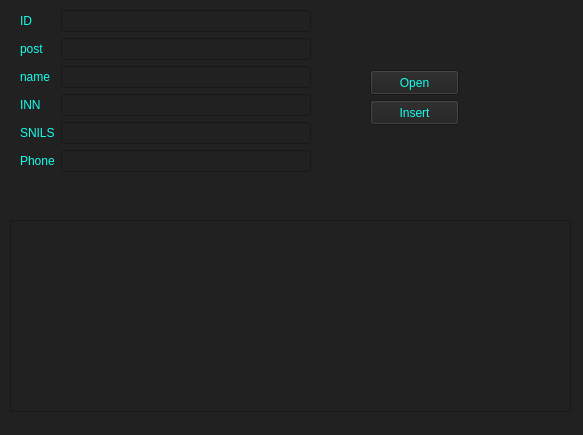
<?xml version="1.0" encoding="UTF-8"?>
<ui version="4.0">
 <class>Form</class>
 <widget class="QWidget" name="Form">
  <property name="geometry">
   <rect>
    <x>0</x>
    <y>0</y>
    <width>583</width>
    <height>435</height>
   </rect>
  </property>
  <property name="windowTitle">
   <string>Form</string>
  </property>
  <property name="styleSheet">
   <string notr="true">background-color: rgb(33, 33, 33)</string>
  </property>
  <widget class="QTableWidget" name="twStaffs">
   <property name="geometry">
    <rect>
     <x>10</x>
     <y>220</y>
     <width>561</width>
     <height>192</height>
    </rect>
   </property>
   <property name="styleSheet">
    <string notr="true">color: rgb(20, 255, 236)</string>
   </property>
  </widget>
  <widget class="QPushButton" name="pushButton">
   <property name="geometry">
    <rect>
     <x>370</x>
     <y>70</y>
     <width>89</width>
     <height>25</height>
    </rect>
   </property>
   <property name="styleSheet">
    <string notr="true">color: rgb(20, 255, 236)</string>
   </property>
   <property name="text">
    <string>Open</string>
   </property>
  </widget>
  <widget class="QPushButton" name="pushButton_2">
   <property name="geometry">
    <rect>
     <x>370</x>
     <y>100</y>
     <width>89</width>
     <height>25</height>
    </rect>
   </property>
   <property name="styleSheet">
    <string notr="true">color: rgb(20, 255, 236)</string>
   </property>
   <property name="text">
    <string>Insert</string>
   </property>
  </widget>
  <widget class="QWidget" name="layoutWidget">
   <property name="geometry">
    <rect>
     <x>20</x>
     <y>10</y>
     <width>291</width>
     <height>171</height>
    </rect>
   </property>
   <layout class="QFormLayout" name="formLayout">
    <item row="0" column="0">
     <widget class="QLabel" name="label">
      <property name="styleSheet">
       <string notr="true">color: rgb(20, 255, 236)</string>
      </property>
      <property name="text">
       <string>ID</string>
      </property>
     </widget>
    </item>
    <item row="1" column="0">
     <widget class="QLabel" name="label_2">
      <property name="styleSheet">
       <string notr="true">color: rgb(20, 255, 236)</string>
      </property>
      <property name="text">
       <string>post</string>
      </property>
     </widget>
    </item>
    <item row="1" column="1">
     <widget class="QLineEdit" name="lepost">
      <property name="styleSheet">
       <string notr="true">color: rgb(20, 255, 236)</string>
      </property>
     </widget>
    </item>
    <item row="2" column="0">
     <widget class="QLabel" name="label_3">
      <property name="styleSheet">
       <string notr="true">color: rgb(20, 255, 236)</string>
      </property>
      <property name="text">
       <string>name</string>
      </property>
     </widget>
    </item>
    <item row="2" column="1">
     <widget class="QLineEdit" name="lename">
      <property name="styleSheet">
       <string notr="true">color: rgb(20, 255, 236)</string>
      </property>
     </widget>
    </item>
    <item row="3" column="0">
     <widget class="QLabel" name="label_4">
      <property name="styleSheet">
       <string notr="true">color: rgb(20, 255, 236)</string>
      </property>
      <property name="text">
       <string>INN</string>
      </property>
     </widget>
    </item>
    <item row="3" column="1">
     <widget class="QLineEdit" name="leINN">
      <property name="styleSheet">
       <string notr="true">color: rgb(20, 255, 236)</string>
      </property>
     </widget>
    </item>
    <item row="4" column="0">
     <widget class="QLabel" name="label_7">
      <property name="styleSheet">
       <string notr="true">color: rgb(20, 255, 236)</string>
      </property>
      <property name="text">
       <string>SNILS</string>
      </property>
     </widget>
    </item>
    <item row="4" column="1">
     <widget class="QLineEdit" name="leSNILS">
      <property name="styleSheet">
       <string notr="true">color: rgb(20, 255, 236)</string>
      </property>
     </widget>
    </item>
    <item row="5" column="0">
     <widget class="QLabel" name="label_5">
      <property name="styleSheet">
       <string notr="true">color: rgb(20, 255, 236)</string>
      </property>
      <property name="text">
       <string>Phone</string>
      </property>
     </widget>
    </item>
    <item row="5" column="1">
     <widget class="QLineEdit" name="lePhone">
      <property name="styleSheet">
       <string notr="true">color: rgb(20, 255, 236)</string>
      </property>
     </widget>
    </item>
    <item row="0" column="1">
     <widget class="QLineEdit" name="leID">
      <property name="styleSheet">
       <string notr="true">color: rgb(20, 255, 236)</string>
      </property>
     </widget>
    </item>
   </layout>
  </widget>
 </widget>
 <resources/>
 <connections/>
</ui>
